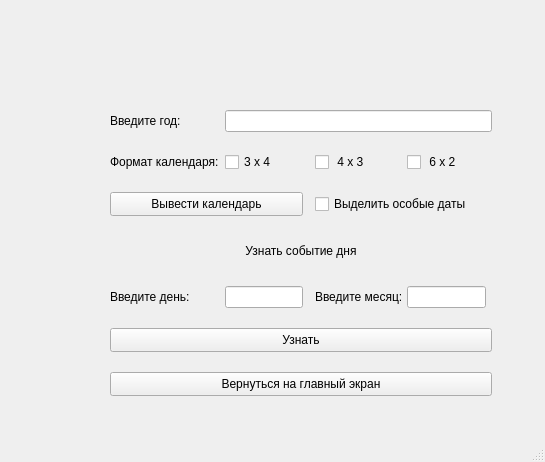
<?xml version="1.0" encoding="UTF-8"?>
<ui version="4.0">
 <class>CalYear</class>
 <widget class="QMainWindow" name="CalYear">
  <property name="geometry">
   <rect>
    <x>0</x>
    <y>0</y>
    <width>545</width>
    <height>462</height>
   </rect>
  </property>
  <property name="windowTitle">
   <string>MainWindow</string>
  </property>
  <widget class="QWidget" name="centralwidget">
   <widget class="QCheckBox" name="checkBox3">
    <property name="geometry">
     <rect>
      <x>225</x>
      <y>152</y>
      <width>78</width>
      <height>20</height>
     </rect>
    </property>
    <property name="text">
     <string>3 x 4</string>
    </property>
   </widget>
   <widget class="QCheckBox" name="checkBox6">
    <property name="geometry">
     <rect>
      <x>407</x>
      <y>152</y>
      <width>79</width>
      <height>20</height>
     </rect>
    </property>
    <property name="text">
     <string> 6 x 2</string>
    </property>
   </widget>
   <widget class="QLineEdit" name="day">
    <property name="geometry">
     <rect>
      <x>225</x>
      <y>286</y>
      <width>78</width>
      <height>22</height>
     </rect>
    </property>
   </widget>
   <widget class="QPushButton" name="back">
    <property name="geometry">
     <rect>
      <x>110</x>
      <y>372</y>
      <width>382</width>
      <height>24</height>
     </rect>
    </property>
    <property name="text">
     <string>Вернуться на главный экран</string>
    </property>
   </widget>
   <widget class="QLabel" name="label_3">
    <property name="geometry">
     <rect>
      <x>110</x>
      <y>286</y>
      <width>109</width>
      <height>22</height>
     </rect>
    </property>
    <property name="text">
     <string>Введите день:</string>
    </property>
   </widget>
   <widget class="QCheckBox" name="checkBox">
    <property name="geometry">
     <rect>
      <x>315</x>
      <y>194</y>
      <width>171</width>
      <height>20</height>
     </rect>
    </property>
    <property name="text">
     <string>Выделить особые даты</string>
    </property>
   </widget>
   <widget class="QLabel" name="label_5">
    <property name="geometry">
     <rect>
      <x>110</x>
      <y>236</y>
      <width>382</width>
      <height>30</height>
     </rect>
    </property>
    <property name="maximumSize">
     <size>
      <width>16777215</width>
      <height>30</height>
     </size>
    </property>
    <property name="text">
     <string>Узнать событие дня</string>
    </property>
    <property name="alignment">
     <set>Qt::AlignCenter</set>
    </property>
   </widget>
   <widget class="QCheckBox" name="checkBox4">
    <property name="geometry">
     <rect>
      <x>315</x>
      <y>152</y>
      <width>86</width>
      <height>20</height>
     </rect>
    </property>
    <property name="text">
     <string> 4 x 3</string>
    </property>
   </widget>
   <widget class="QLineEdit" name="year">
    <property name="geometry">
     <rect>
      <x>225</x>
      <y>110</y>
      <width>267</width>
      <height>22</height>
     </rect>
    </property>
   </widget>
   <widget class="QPushButton" name="calOut">
    <property name="geometry">
     <rect>
      <x>110</x>
      <y>192</y>
      <width>193</width>
      <height>24</height>
     </rect>
    </property>
    <property name="text">
     <string>Вывести календарь</string>
    </property>
   </widget>
   <widget class="QLabel" name="label_2">
    <property name="geometry">
     <rect>
      <x>110</x>
      <y>152</y>
      <width>109</width>
      <height>20</height>
     </rect>
    </property>
    <property name="text">
     <string>Формат календаря: </string>
    </property>
   </widget>
   <widget class="QLineEdit" name="month">
    <property name="geometry">
     <rect>
      <x>407</x>
      <y>286</y>
      <width>79</width>
      <height>22</height>
     </rect>
    </property>
   </widget>
   <widget class="QPushButton" name="checkEvent">
    <property name="geometry">
     <rect>
      <x>110</x>
      <y>328</y>
      <width>382</width>
      <height>24</height>
     </rect>
    </property>
    <property name="text">
     <string>Узнать</string>
    </property>
   </widget>
   <widget class="QLabel" name="label">
    <property name="geometry">
     <rect>
      <x>110</x>
      <y>110</y>
      <width>109</width>
      <height>22</height>
     </rect>
    </property>
    <property name="text">
     <string>Введите год:</string>
    </property>
   </widget>
   <widget class="QLabel" name="label_4">
    <property name="geometry">
     <rect>
      <x>315</x>
      <y>286</y>
      <width>86</width>
      <height>22</height>
     </rect>
    </property>
    <property name="text">
     <string>Введите месяц: </string>
    </property>
   </widget>
  </widget>
  <widget class="QMenuBar" name="menubar">
   <property name="geometry">
    <rect>
     <x>0</x>
     <y>0</y>
     <width>545</width>
     <height>22</height>
    </rect>
   </property>
  </widget>
  <widget class="QStatusBar" name="statusbar"/>
 </widget>
 <resources/>
 <connections/>
</ui>
